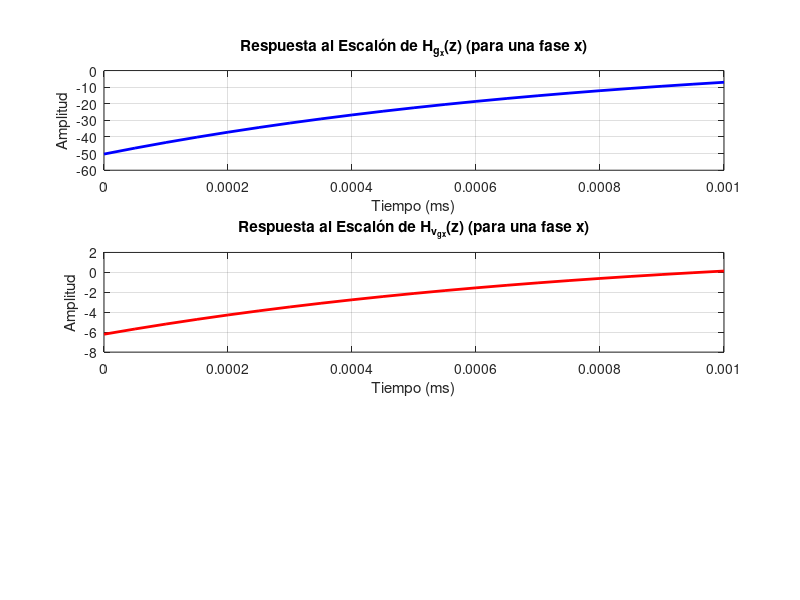

This figure's MATLAB source: (Note: this script raises an error after producing the figure.)
clear all;
close all;
clc;

% Definir parámetros del sistema
T = 50e-6; % Período de muestreo (s)
C = 1020e-6; % Capacitancia (F)
L = 1e-3; % Inductancia (H)
V0 = 130; % Voltaje de salida nominal (V)
P = 5000; % Potencia nominal (W)
R=3.38; %(ohm)

% Gx y Vgx son iguales para todas las fases
Gx = 3.704; % Valor nominal de Gx (igual para todas las fases)
Vgx = 30; % Valor nominal de Vgx (igual para todas las fases)

% Calcular el término de la suma para las tres fases (a, b, c)
sum_Gx_Vgx2 = 3 * Gx * Vgx^2;

% Calcular el polo zp 
zp = 1 + (T / (C * V0^2)) * (1/R - 2 * sum_Gx_Vgx2);

% Calcular los ceros zc,gx y zc,vgx
zc_gx = 1 + T / (L * Gx);
zc_vgx = 1 + 2 * T / (L * Gx);

% Ganancias de las funciones de transferencia
gain_Hgx = -2 * L * Gx * Vgx^2 / (C * V0); % Ganancia para Hgx
gain_Hvgx = -2 * L * Gx^2 * Vgx / (C * V0); % Ganancia para Hvgx
gain_Hp = -T / (C * V0); % Ganancia para Hp

% Definir las funciones de transferencia en el dominio discreto
% Numerador y denominador para Hgx
num_Hgx = gain_Hgx * [1, -zc_gx]; % Numerador: gain * (z - zc,gx)
den_Hgx = [1, -zp]; % Denominador: z - zp
Hgx = tf(num_Hgx, den_Hgx, T); % Función de transferencia para g_x

% Numerador y denominador para Hvgx
num_Hvgx = gain_Hvgx * [1, -zc_vgx]; % Numerador: gain * (z - zc,vgx)
den_Hvgx = [1, -zp]; % Denominador: z - zp
Hvgx = tf(num_Hvgx, den_Hvgx, T); % Función de transferencia para v_gx

% Numerador y denominador para Hp
%num_Hp = gain_Hp * [1]; % Numerador: gain
%den_Hp = [1, -zp]; % Denominador: z - zp
%Hp = tf(num_Hp, den_Hp, T); % Función de transferencia para p


t = 1e-3; % Tiempo de simulación (1 ms)

% Respuesta al escalón para Hgx
[y_gx, t_gx] = step(Hgx, t);

% Respuesta al escalón para Hvgx
[y_vgx, t_vgx] = step(Hvgx, t);

% Respuesta al escalón para Hp
%[y_p, t_p] = step(Hp, t);

% Graficar las respuestas
figure('Position', [100, 100, 1000, 600]);

% Respuesta de Hgx
subplot(3, 1, 1);
plot(t_gx, y_gx, 'b', 'LineWidth', 2);
grid on;
title('Respuesta al Escalón de H_{g_x}(z) (para una fase x)');
xlabel('Tiempo (ms)');
ylabel('Amplitud');

% Respuesta de Hvgx
subplot(3, 1, 2);
plot(t_vgx, y_vgx, 'r', 'LineWidth', 2);
grid on;
title('Respuesta al Escalón de H_{v_{gx}}(z) (para una fase x)');
xlabel('Tiempo (ms)');
ylabel('Amplitud');

% % Respuesta de Hp
% subplot(3, 1, 3);
% plot(t_p, y_p, 'g', 'LineWidth', 2);
% grid on;
% title('Respuesta al Escalón de H_p(z)');
% xlabel('Tiempo (ms)');
% ylabel('Amplitud');

% Título
sgtitle('Respuesta de las Funciones de Transferencia');

% Funciones de transferencia:
disp('Función de transferencia Hgx:');
Hgx
disp('Función de transferencia Hvgx:');
Hvgx
% disp('Función de transferencia Hp:');
% Hp
